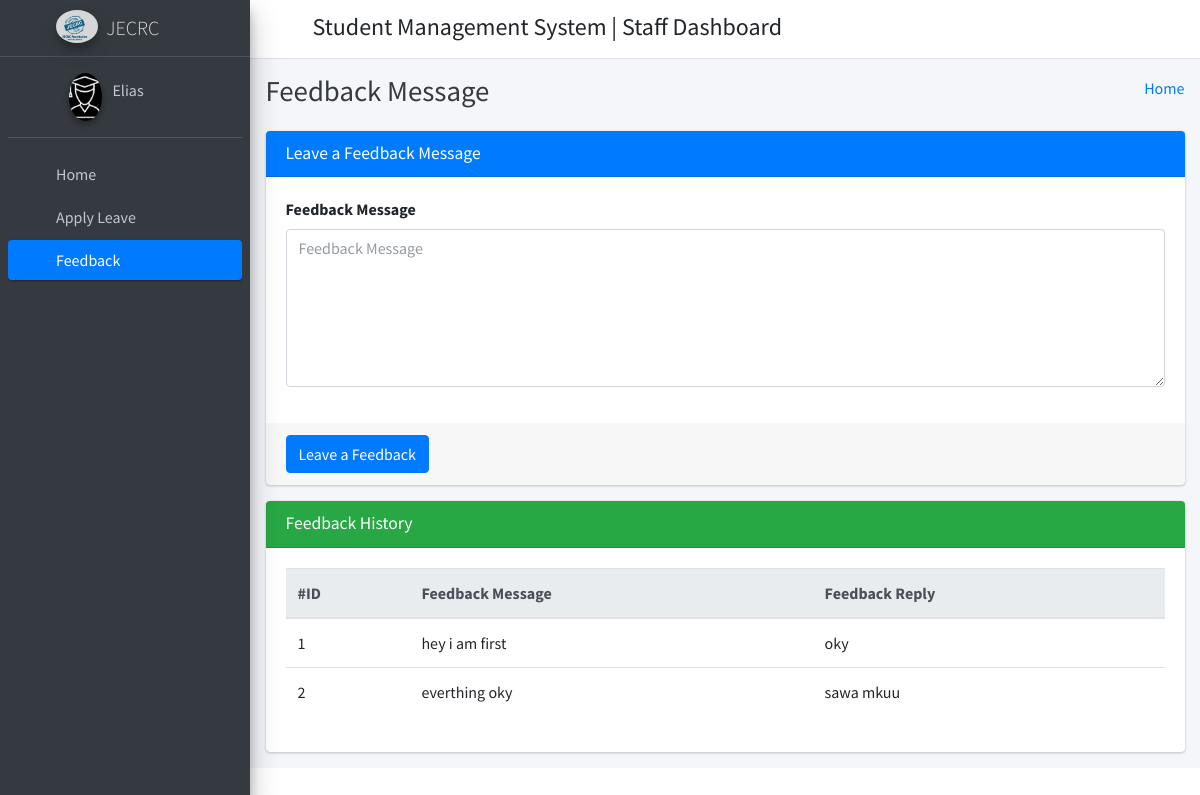
/staff_feedback/ (signed in), run on the app's committed database.
### gateapp/models.py (models this page shows)
class CustomUser(AbstractUser):
	phone = models.CharField(max_length=10,null=True,blank=True)
	is_deleted = models.BooleanField(default=False)
	deleted_at = models.DateTimeField(null=True,blank=True)

class FeedBack(models.Model):
	id = models.AutoField(primary_key=True)
	user_id = models.ForeignKey(CustomUser, on_delete=models.CASCADE)
	feedback = models.TextField()
	feedback_reply = models.TextField()
	created_at = models.DateTimeField(auto_now_add=True)
	updated_at = models.DateTimeField(auto_now=True)
	objects = models.Manager()

### gateapp/StaffViews.py (the view)
# urls.py: path('staff_feedback/', StaffViews.staff_feedback, name="staff_feedback"),
def staff_feedback(request):
	user_obj = CustomUser.objects.get(id=request.user.id)
	feedback_data = FeedBack.objects.filter(user_id=user_obj)
	context = {
		'feedback_data':feedback_data
	}
	return render(request, "staff_template/staff_feedback_template.html",context)

### gateapp/templates/staff_template/staff_feedback_template.html (shortened to what this page needs)
{% extends 'staff_template/base_template.html' %}
{% block page_title %}
    Feedback Message
{% endblock page_title %}
{% block main_content %}
{% load static %}
<section class="content">
        <div class="container-fluid">
            <div class="row">
                <div class="col-md-12">
                    <div class="card card-primary">
                    <div class="card-header">
                        <h3 class="card-title">Leave a Feedback Message</h3>
                    </div>
                    <form method="POST" action="{% url 'staff_feedback_save' %}">
                        <div class="card-body">
                            <div class="form-group">
                                <label>Feedback Message </label>
                                <textarea name="feedback_message" class="form-control" rows="6" placeholder="Feedback Message"></textarea>
                            </div>
                        </div>
                        <div class="card-footer">
                        <button type="submit" class="btn btn-primary">Leave a Feedback</button>
                        </div>
                    </form>
                    </div>
                </div>
            </div>
            <div class="row">
                <div class="col-md-12">
                    <div class="card card-success">
                        <div class="card-header">
                            <h3 class="card-title">Feedback History</h3>
                        </div>
                        <div class="card-body">
                           <div class="table-responsive">
                                <table class="table">
                                    <thead class="thead-light">
                                    <tr>
                                        <th>#ID</th>
                                        <th>Feedback Message</th>
                                        <th>Feedback Reply</th>
                                    </tr>
                                    </thead>
                                    {% for row in feedback_data %}
                                    <tr>
                                        <td>{{ row.id }}</td>
                                        <td>{{ row.feedback }}</td>
                                        <td>{{ row.feedback_reply }}</td>
                                    </tr>
                                    {% endfor %}
                                </table>
                            </div>
                        </div>
                    </div>
                </div>
            </div>
        </div>
      </section>
  {% endblock main_content %}

### gateapp/templates/staff_template/sidebar_template.html (shortened to what this page needs)
{% load static %}
<aside class="main-sidebar sidebar-dark-primary elevation-4">
      <a href="{% url 'staff_home' %}" class="brand-link">
        <img src="{% static 'dist/img/jecrc_logo.png' %}" alt="AdminLTE Logo" class="brand-image img-circle elevation-3 ml-5"
            style="opacity: .8">
        <span class="brand-text font-weight-light">JECRC</span>
      </a>
      <div class="sidebar">
        <div class="user-panel mt-3 pb-3 mb-3 d-flex">
          <div class="image">
            <img src="{% static 'dist/img/logo.png' %}" class="img-circle elevation-2 ml-5" alt="User Image" style="max-width:100%;">
          </div>
          <div class="info">
            <a href="{% url 'staff_profile' %}" class="d-block">{{ user.first_name }}</a>
          </div>
        </div>
        <nav class="mt-2">
          <ul class="nav nav-pills nav-sidebar flex-column" data-widget="treeview" role="menu" data-accordion="false">
            <li class="nav-item">
              {% url 'staff_home' as staff_home %}
              <a href="{{ staff_home }}" class="nav-link {% if request.path == staff_home %} active {% endif %}">
                <i class="nav-icon fas fa-tachometer-alt"></i>
                <p>
                  Home
                </p>
              </a>
            </li>
            <li class="nav-item">
              {% url 'staff_apply_leave' as staff_apply_leave %}
              <a href="{{ staff_apply_leave }}" class="nav-link {% if request.path == staff_apply_leave %} active {% endif %}">
                <i class="nav-icon fas fa-envelope-open-text"></i>
                <p>
                  Apply Leave
                </p>
              </a>
            </li>
            <li class="nav-item">
              {% url 'staff_feedback' as staff_feedback %}
              <a href="{{ staff_feedback }}" class="nav-link {% if request.path == staff_feedback %} active {% endif %}">
                <i class="nav-icon fas fa-comments"></i>
                <p>
                  Feedback
                </p>
              </a>
            </li>
          </ul>
        </nav>
      </div>
    </aside>

### data on the page
CustomUser: first_name "Elias"
FeedBack: id "1", feedback "hey i am first", feedback_reply "oky"
FeedBack: id "2", feedback "everthing oky", feedback_reply "sawa mkuu"
